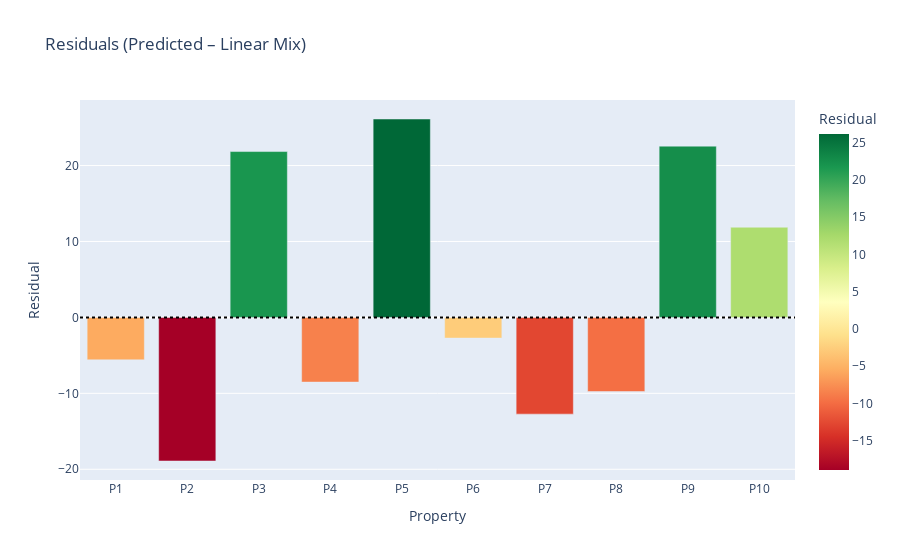

The code cell stored with this chart in its notebook:
### Code cell
import plotly.express as px
import pandas as pd

properties = [f"P{i}" for i in range(1, 11)]
predicted = np.random.uniform(40, 70, 10)  # dummy predicted
linear_mix_expected_props = np.random.uniform(40, 70, 10)  # dummy linear mix
residuals = predicted - linear_mix_expected_props

df_residuals = pd.DataFrame({
    "Property": properties,
    "Residual": residuals
})

fig_residuals = px.bar(
    df_residuals,
    x="Property",
    y="Residual",
    title="Residuals (Predicted – Linear Mix)",
    color="Residual",
    color_continuous_scale="RdYlGn"
)

fig_residuals.add_hline(y=0, line_dash="dot", line_color="black")
fig_residuals.show()

### Figure 1 — Plotly figure (JSON) as saved in the notebook; plotly's stock layout.template omitted (floating-point values rounded to 4 significant figures)
{"data": [{"hovertemplate": "Property=%{x}<br>Residual=%{marker.color}<extra></extra>", "legendgroup": "", "marker": {"color": [-5.589, -18.91, 21.84, -8.517, 26.13, -2.726, -12.74, -9.761, 22.56, 11.88], "coloraxis": "coloraxis", "pattern": {"shape": ""}}, "name": "", "orientation": "v", "showlegend": false, "textposition": "auto", "type": "bar", "x": ["P1", "P2", "P3", "P4", "P5", "P6", "P7", "P8", "P9", "P10"], "xaxis": "x", "y": [-5.589, -18.91, 21.84, -8.517, 26.13, -2.726, -12.74, -9.761, 22.56, 11.88], "yaxis": "y"}], "layout": {"barmode": "relative", "coloraxis": {"colorbar": {"title": {"text": "Residual"}}, "colorscale": [[0, "rgb(165,0,38)"], [0.1, "rgb(215,48,39)"], [0.2, "rgb(244,109,67)"], [0.3, "rgb(253,174,97)"], [0.4, "rgb(254,224,139)"], [0.5, "rgb(255,255,191)"], [0.6, "rgb(217,239,139)"], [0.7, "rgb(166,217,106)"], [0.8, "rgb(102,189,99)"], [0.9, "rgb(26,152,80)"], [1, "rgb(0,104,55)"]]}, "legend": {"tracegroupgap": 0}, "shapes": [{"line": {"color": "black", "dash": "dot"}, "type": "line", "x0": 0, "x1": 1, "xref": "x domain", "y0": 0, "y1": 0, "yref": "y"}], "title": {"text": "Residuals (Predicted – Linear Mix)"}, "xaxis": {"anchor": "y", "domain": [0, 1], "title": {"text": "Property"}}, "yaxis": {"anchor": "x", "domain": [0, 1], "title": {"text": "Residual"}}}}
